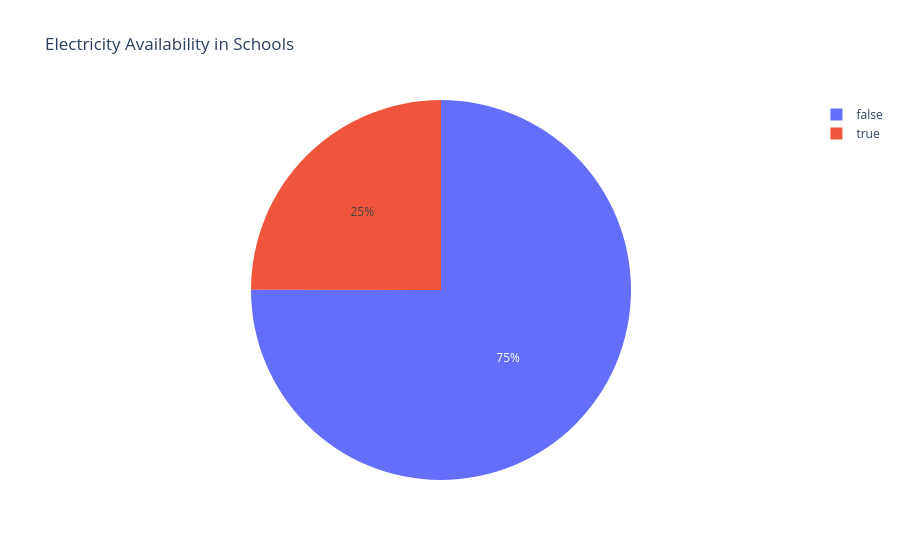

The notebook cell saved with this chart:
### Code cell
#Electricity availability
electricity_counts = df['PHCN_Electricity'].value_counts().reset_index()
electricity_counts.columns = ['Electricity', 'Count']

fig = px.pie(
    electricity_counts,
    names='Electricity',
    values='Count',
    title='Electricity Availability in Schools'
)

fig.show()

### Figure 1 — Plotly figure (JSON) as saved in the notebook; plotly's stock layout.template omitted (floating-point values rounded to 4 significant figures)
{"data": [{"domain": {"x": [0, 1], "y": [0, 1]}, "hovertemplate": "Electricity=%{label}<br>Count=%{value}<extra></extra>", "labels": [false, true], "legendgroup": "", "name": "", "showlegend": true, "type": "pie", "values": [74013, 24654]}], "layout": {"legend": {"tracegroupgap": 0}, "title": {"text": "Electricity Availability in Schools"}}}
